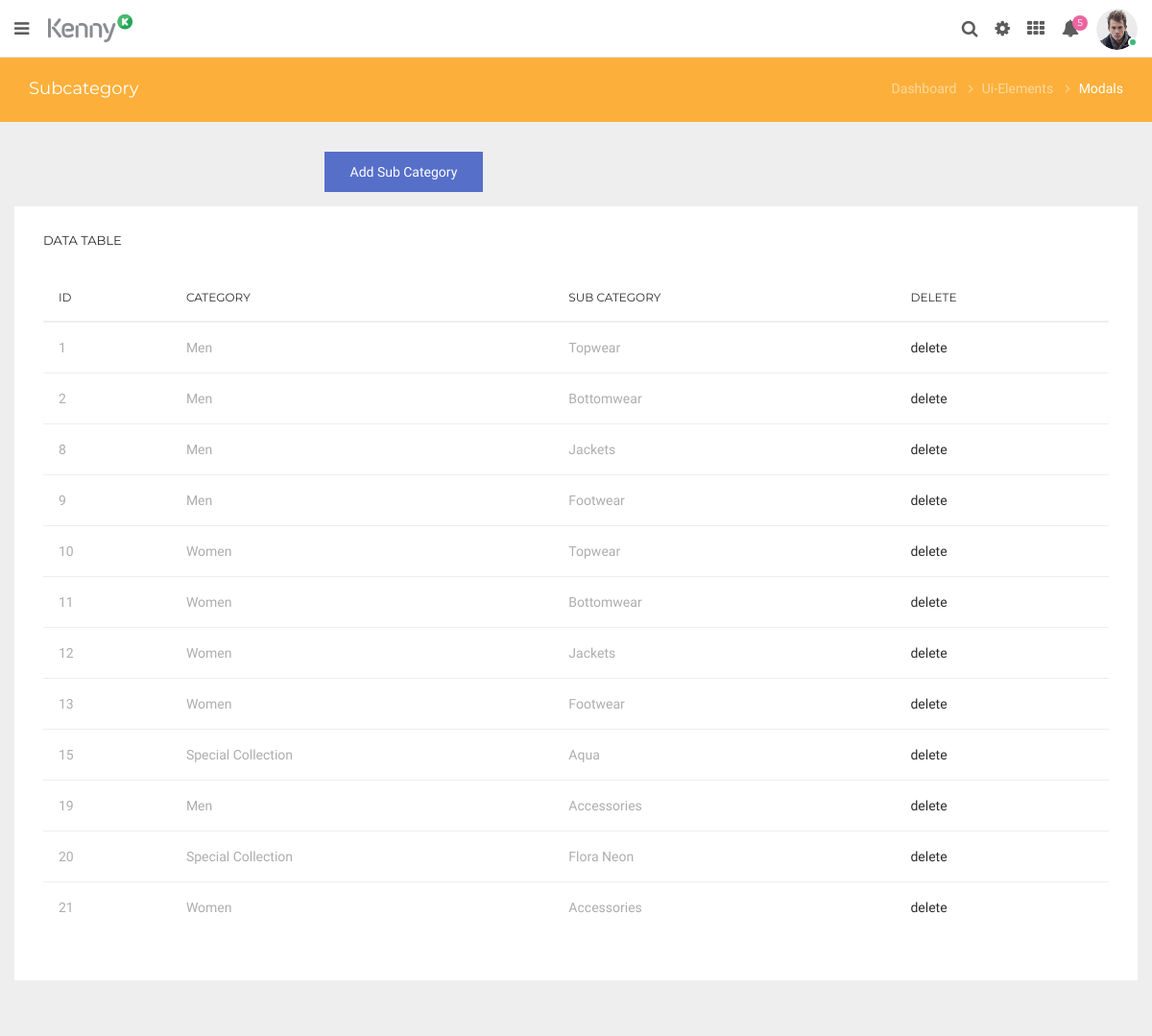
The app's page /theme/kenny/subcategory.php (signed in) with its own data.
### tables this page shows
CREATE TABLE `subcategory` (
  `id` int(255) NOT NULL,
  `category` varchar(255) NOT NULL,
  `subcategory` varchar(255) NOT NULL
);

### theme/kenny/subcategory.php (the view, shortened to what this page needs)
<?php include('header.php'); ?>
			<div class="page-wrapper">
				<div class="container-fluid">
					<div class="row heading-bg bg-yellow">
						<div class="col-lg-3 col-md-4 col-sm-4 col-xs-12">
						  <h5 class="txt-light">Subcategory</h5>
						</div>
						<div class="col-lg-9 col-sm-8 col-md-8 col-xs-12">
						  <ol class="breadcrumb">
							<li><a href="index.html">Dashboard</a></li>
							<li><a href="#"><span>ui-elements</span></a></li>
							<li class="active"><span>modals</span></li>
						  </ol>
						</div>
						<div class="col-md-3">
							<div class="">
								<div  class="panel-wrapper collapse in">
									<div  class="panel-body">
										<div class="button-list mt-25">
											<button type="button" class="btn btn-primary " data-toggle="modal" data-target="#exampleModal" data-whatever="@mdo">Add sub category</button>
										</div>
									</div>
								</div>
							</div>
						</div>
						<div class="row">
					<div class="col-sm-12">
						<div class="panel panel-default card-view">
							<div class="panel-heading">
								<div class="pull-left">
									<h6 class="panel-title txt-dark">data Table</h6>
								</div>
							</div>
							<div class="panel-wrapper collapse in">
								<div class="panel-body">
									<div class="table-wrap">
										<div class="table-responsive">
											<table id="datable_1" class="table table-hover display  pb-30" >
												<thead>
													<tr>
														<th>ID</th>
														<th>Category</th>
														<th>Sub Category</th>
														<th>Delete</th>
													</tr>
												</thead>
						<?php
						$conn=mysqli_connect("localhost","root","","raymond");
						$sql=mysqli_query($conn,"select * from subcategory");
												while($row=mysqli_fetch_array($sql))
 												 {
    											echo'
												<tr>
													<td>'.$row['id'].'</td>
													<td>'.$row['category'].'</td>
													<td>'.$row['subcategory'].'</td>
													 <td><a href="delete.php?delete='.$row['id'].'">delete</a></td>
													</tr>';
												}
													?>
												</table>
			</div>
		</div>
	</div>
	</body>
</html>

### records on screen
subcategory: id "1", category "Men", subcategory "Topwear"
subcategory: id "2", category "Men", subcategory "Bottomwear"
subcategory: id "8", category "Men", subcategory "Jackets"
subcategory: id "9", category "Men", subcategory "Footwear"
subcategory: id "10", category "Women", subcategory "Topwear"
subcategory: id "11", category "Women", subcategory "Bottomwear"
subcategory: id "12", category "Women", subcategory "Jackets"
subcategory: id "13", category "Women", subcategory "Footwear"
subcategory: id "15", category "Special Collection", subcategory "Aqua"
subcategory: id "19", category "Men", subcategory "Accessories"
subcategory: id "20", category "Special Collection", subcategory "Flora Neon"
subcategory: id "21", category "Women", subcategory "Accessories"
